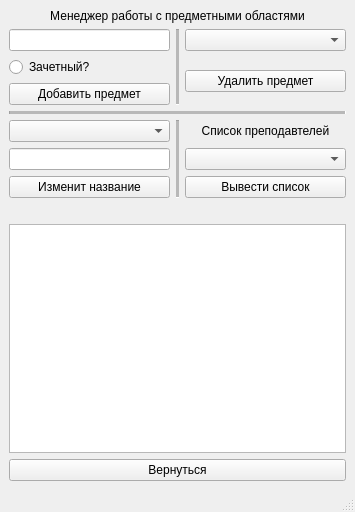
<?xml version="1.0" encoding="UTF-8"?>
<ui version="4.0">
 <class>ObjectWork</class>
 <widget class="QMainWindow" name="ObjectWork">
  <property name="geometry">
   <rect>
    <x>0</x>
    <y>0</y>
    <width>355</width>
    <height>512</height>
   </rect>
  </property>
  <property name="windowTitle">
   <string>Предметные области</string>
  </property>
  <widget class="QWidget" name="centralwidget">
   <layout class="QGridLayout" name="gridLayout_2">
    <item row="1" column="0">
     <widget class="QTableView" name="tableName"/>
    </item>
    <item row="0" column="0">
     <layout class="QGridLayout" name="gridLayout">
      <property name="sizeConstraint">
       <enum>QLayout::SetFixedSize</enum>
      </property>
      <item row="3" column="0">
       <widget class="QPushButton" name="addSubjectBut">
        <property name="text">
         <string>Добавить предмет</string>
        </property>
       </widget>
      </item>
      <item row="5" column="0">
       <widget class="QComboBox" name="renameSubject"/>
      </item>
      <item row="1" column="0">
       <widget class="QLineEdit" name="addSubject"/>
      </item>
      <item row="1" column="1" rowspan="3">
       <widget class="Line" name="line">
        <property name="midLineWidth">
         <number>20</number>
        </property>
        <property name="orientation">
         <enum>Qt::Vertical</enum>
        </property>
       </widget>
      </item>
      <item row="7" column="0">
       <widget class="QPushButton" name="renameSubjectBut">
        <property name="minimumSize">
         <size>
          <width>160</width>
          <height>0</height>
         </size>
        </property>
        <property name="text">
         <string>Изменит название</string>
        </property>
       </widget>
      </item>
      <item row="8" column="0" colspan="3">
       <widget class="QLabel" name="status">
        <property name="text">
         <string/>
        </property>
        <property name="alignment">
         <set>Qt::AlignCenter</set>
        </property>
       </widget>
      </item>
      <item row="6" column="2">
       <widget class="QComboBox" name="listSubject"/>
      </item>
      <item row="5" column="2">
       <widget class="QLabel" name="listName">
        <property name="text">
         <string>Список преподавтелей</string>
        </property>
        <property name="alignment">
         <set>Qt::AlignCenter</set>
        </property>
       </widget>
      </item>
      <item row="1" column="2">
       <widget class="QComboBox" name="removeSubject">
        <property name="sizePolicy">
         <sizepolicy hsizetype="Expanding" vsizetype="Fixed">
          <horstretch>0</horstretch>
          <verstretch>0</verstretch>
         </sizepolicy>
        </property>
       </widget>
      </item>
      <item row="7" column="2">
       <widget class="QPushButton" name="listSubjectBut">
        <property name="minimumSize">
         <size>
          <width>160</width>
          <height>0</height>
         </size>
        </property>
        <property name="text">
         <string>Вывести список</string>
        </property>
       </widget>
      </item>
      <item row="5" column="1" rowspan="3">
       <widget class="Line" name="line_3">
        <property name="minimumSize">
         <size>
          <width>0</width>
          <height>0</height>
         </size>
        </property>
        <property name="midLineWidth">
         <number>20</number>
        </property>
        <property name="orientation">
         <enum>Qt::Vertical</enum>
        </property>
       </widget>
      </item>
      <item row="4" column="0" colspan="3">
       <widget class="Line" name="line_2">
        <property name="midLineWidth">
         <number>20</number>
        </property>
        <property name="orientation">
         <enum>Qt::Horizontal</enum>
        </property>
       </widget>
      </item>
      <item row="0" column="0" colspan="3">
       <widget class="QLabel" name="label">
        <property name="minimumSize">
         <size>
          <width>0</width>
          <height>0</height>
         </size>
        </property>
        <property name="maximumSize">
         <size>
          <width>16777215</width>
          <height>16777215</height>
         </size>
        </property>
        <property name="text">
         <string>Менеджер работы с предметными областями</string>
        </property>
        <property name="alignment">
         <set>Qt::AlignCenter</set>
        </property>
       </widget>
      </item>
      <item row="6" column="0">
       <widget class="QLineEdit" name="newNameSubject"/>
      </item>
      <item row="2" column="0">
       <widget class="QRadioButton" name="credit">
        <property name="text">
         <string>Зачетный?</string>
        </property>
       </widget>
      </item>
      <item row="2" column="2" rowspan="2">
       <widget class="QPushButton" name="removeSubjectBut">
        <property name="text">
         <string>Удалить предмет</string>
        </property>
       </widget>
      </item>
     </layout>
    </item>
    <item row="2" column="0">
     <widget class="QPushButton" name="back">
      <property name="text">
       <string>Вернуться</string>
      </property>
     </widget>
    </item>
   </layout>
  </widget>
  <widget class="QMenuBar" name="menubar">
   <property name="geometry">
    <rect>
     <x>0</x>
     <y>0</y>
     <width>355</width>
     <height>22</height>
    </rect>
   </property>
  </widget>
  <widget class="QStatusBar" name="statusbar"/>
 </widget>
 <resources/>
 <connections/>
</ui>
